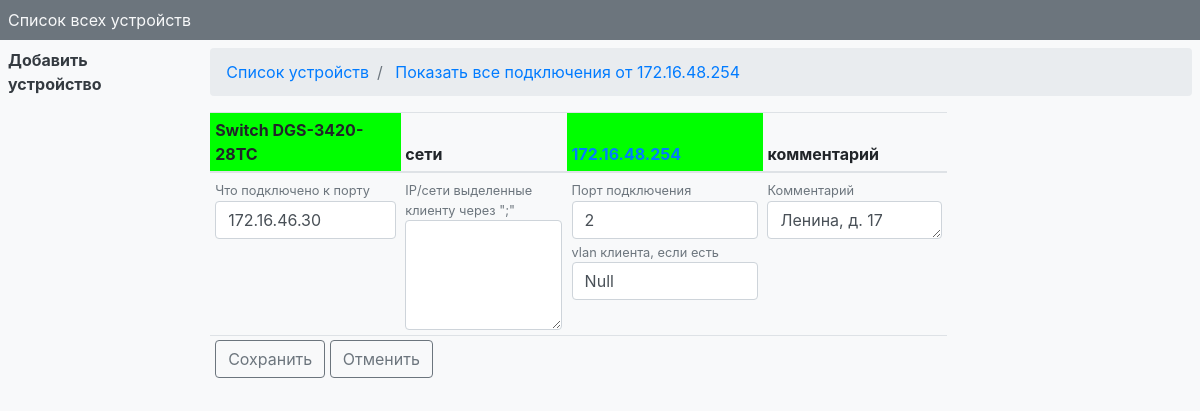
/connection/2/edit_connection/3, run on an earlier commit of the app's database.
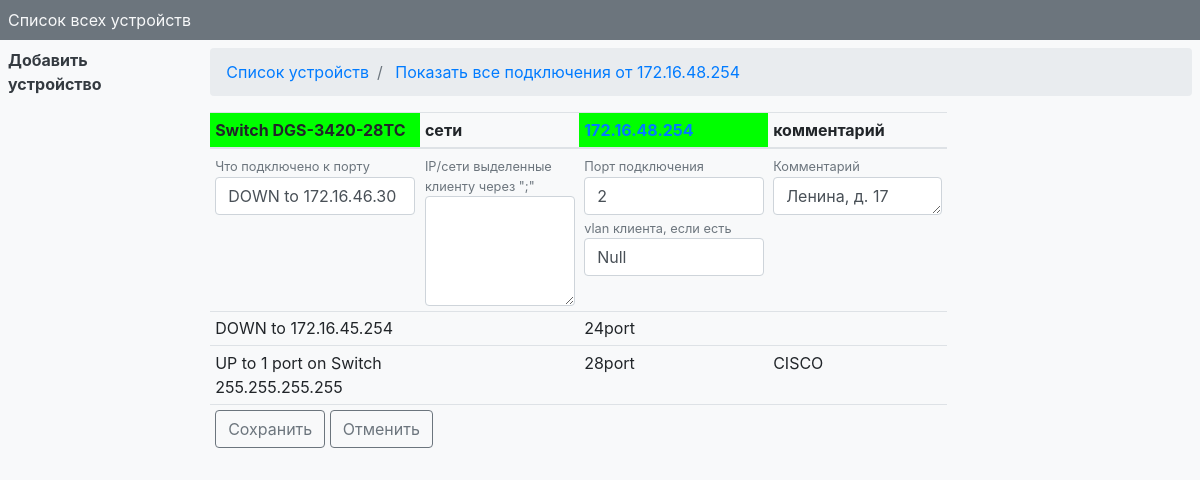
And on a later commit of the database.
### connection_on_device/models.py (models this page shows, shortened)
class ConnectionOnDevice(models.Model):
    id_dev = models.ForeignKey(Device, on_delete=models.CASCADE,
        help_text='ID оборудования, к которому подключен клиент/устройство')
    port = models.CharField(max_length=10, help_text='Порт подключения')
    connected = models.CharField(max_length=40, help_text='Что подключено к порту')
    vlan = models.CharField(max_length=5, default='Null', help_text='vlan клиента, если есть')
    ip_client = models.TextField(blank=True, verbose_name='IP клиента', help_text='IP/сети выделенные клиенту через ";"')
    comment = models.TextField(blank=True, help_text='Комментарий')
    date = models.DateTimeField(auto_now_add=True, help_text='Дата добавления')
    update = models.DateTimeField(auto_now=True, help_text='Дата изменения')
    class Meta:
    	verbose_name = "Подключенное оборудование/клиенты"
    	verbose_name_plural = "Подключенное оборудование/клиенты"

### connection_on_device/views.py (the view, shortened to what this page needs)
# urls.py: path('<int:id_dev>/edit_connection/<int:id_con>', views.EditConnection.as_view(), name='edit_connection'),
class EditConnection(TemplateView):
    form = None
    template_name = 'edit_connection.html'
    def get(self, request, *args, **kwargs):
        self.id_con = self.kwargs['id_con']
        self.connection_instance = ConnectionOnDevice.objects.get(pk=self.id_con)
        self.form = AddConnectionForm(instance=self.connection_instance)
        self.connections, self.dev = on_device_get(request, self.kwargs['id_dev'])
        return super(EditConnection, self).get(request, *args, **kwargs)
    def get_context_data(self, *args, **kwargs):
        context = super(EditConnection, self).get_context_data(*args, **kwargs)
        context['form'] = self.form
        context['dev'] = self.dev
        context['connections'] = self.connections
        context['id_con'] = self.id_con
        context['color'] = COLORS[self.dev.model.type]
        return context

### connection_on_device/views.py
class AddConnectionForm(forms.ModelForm):
    def __init__(self, *args, **kwargs):
        super().__init__(*args, **kwargs)
        self.fields['port'].widget.attrs.update({'class': 'form-control'})
        self.fields['connected'].widget.attrs.update({'class': 'form-control'})
        self.fields['vlan'].widget.attrs.update({'class': 'form-control'})
        self.fields['ip_client'].widget.attrs.update({'class': 'form-control'}, cols='20', rows='4')
        self.fields['comment'].widget.attrs.update({'class': 'form-control'}, cols='20', rows='1')
    class Meta:
        model = ConnectionOnDevice
        fields = ["port", "connected", "vlan", "ip_client", "comment"]

### connection_on_device/templates/edit_connection.html (shortened to what this page needs)
{% extends "base.html" %}
{% load static %}
{% block head %}
		<nav aria-label="breadcrumb">
		  <ol class="breadcrumb">
		  	<li class="breadcrumb-item"><a href="{% url 'device' %}">Список устройств</a></li>
		    <li class="breadcrumb-item"><a href="{% url 'all_connection' dev.pk %}" data-toggle="tooltip" data-placement="right" title="Показать все подключения от этого узла">
									    	Показать все подключения от {{ dev.ip }}
										</a>
			</li>
		  </ol>
		</nav>
{% endblock %}
{% block main %}
		<table class="table table-sm w-75">
			<thead>
				<tr>
					<th scope="col" bgcolor="{{ color }}">
						{{ dev.model.type }}&nbsp;{{ dev.model.model }}
					</th>
					<th scope="col">
						сети&nbsp;
					</th>
					<th scope="col" bgcolor="{{ color }}">
						<a href="{% url 'path_to_dev' dev.pk %}" data-toggle="tooltip" data-placement="right" title="Показать путь до данного узла">{{ dev.ip }}</a>
					</th>
					<th scope="col" >
						комментарий
					</th>
				</tr>
			</thead>
			{% for connection in connections %}
				{% if connection.pk == id_con %}
					<form action="" method="post">
						<tr>
							<td>
								<small class="form-text text-muted">{{ form.connected.help_text }}</small>
								{{ form.connected }}
							</td>
							<td>
								<small class="form-text text-muted">{{ form.ip_client.help_text }}</small>
								{{ form.ip_client }}
							</td>
							<td>
								<small class="form-text text-muted">{{ form.port.help_text }}</small>
								{{ form.port }}
								<small class="form-text text-muted">{{ form.vlan.help_text }}</small>
								{{ form.vlan }}
							</td>
							<td>
								<small class="form-text text-muted">{{ form.comment.help_text }}</small>
								{{ form.comment }}
							</td>
						</tr>
					{% else %}
						<tr>
							<td>
								{{ connection.connected }}
							</td>
							<td>
							</td>
							<td>
								{{ connection.port }}port{{ connection.vlan }}
							</td>
							<td>
								{{ connection.comment }}
							</td>
						</tr>
					{% endif %}
			{% endfor %}
						<tr>
							<td colspan="4">
								<input class="btn btn-outline-secondary" type="submit" name="add_device" value="Сохранить">
								<a href="{% url 'connections_on_dev' dev.pk %}" class="btn btn-outline-secondary">Отменить</span></a>
							</td>
						</tr>
					</form>
		</table>
{% endblock %}

What changed in the data, as far as the page shows it:
changed ConnectionOnDevice "Null": connected "172.16.46.30" → "DOWN to 172.16.46.30"
added ConnectionOnDevice: connected "DOWN to 172.16.45.254", port "24"
added ConnectionOnDevice: connected "UP to 1 port on Switch 255.255.255.255", port "28", comment "CISCO"
